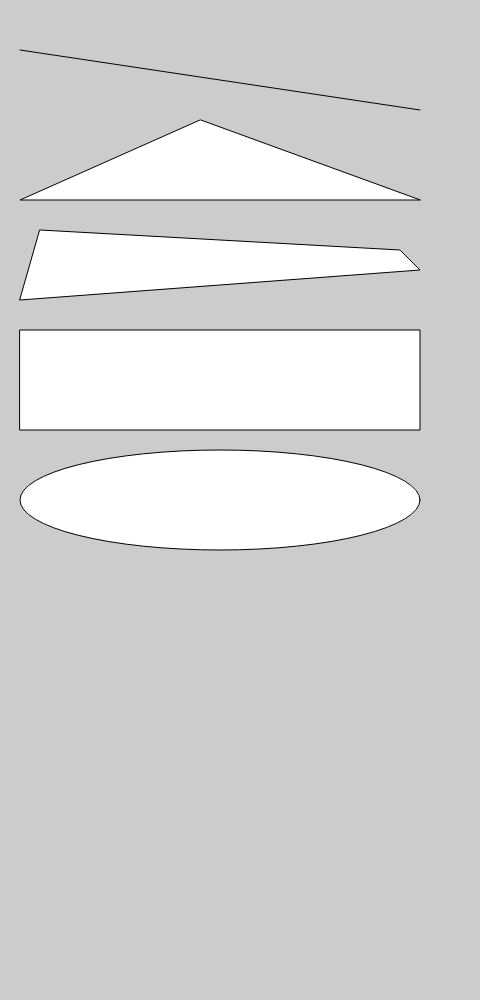
Frame 1 (no input)
Frame 60 (no input): identical to frame 1, image omitted
Frame 120 (the mouse pressed at the canvas centre since frame 60): identical to frame 1, image omitted

The p5.js sketch that drew this single still picture (run headless with seeded random() and noise() and a simulated clock; from frame 60 on, the mouse is pressed at the canvas centre):

// p5.js sketch
// ── sketch.js
function setup() {
  createCanvas(480, 1000)
}

function draw() {
  background (204);
  line (20, 50, 420, 110);
  triangle (200, 120, 20, 200, 420, 200);
  quad (40, 230, 400, 250, 420, 270, 20, 300);
  rect (20, 330, 400, 100);
  ellipse (220, 500, 400, 100)

}
